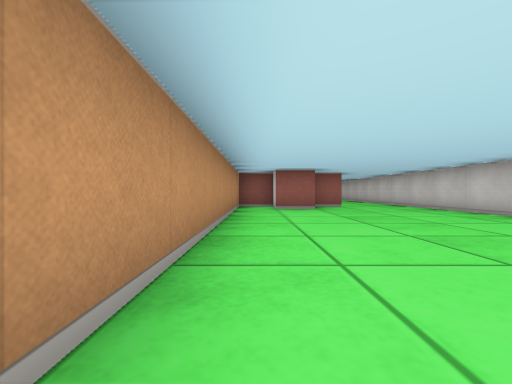
view 1 (above)

21 first-person views from a walk through a cub3D level. The camera is about half as high as the walls, looks level and sees 90° across. The floor is counted in squares. Each view is taken from the middle of a square. On the plan, view 1 faces up. The plan holds only what a view shows up to about 9 squares ahead; the rest is blank.

view 2
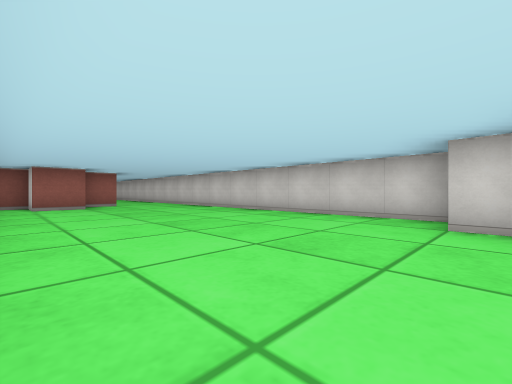

view 3
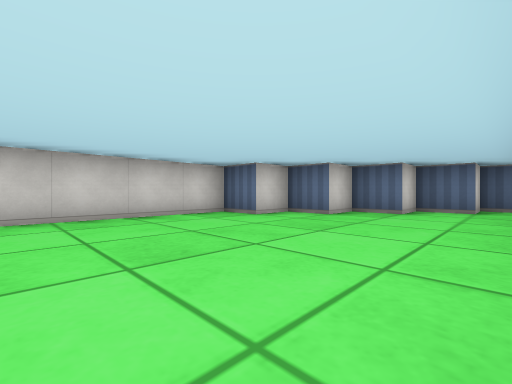

view 4
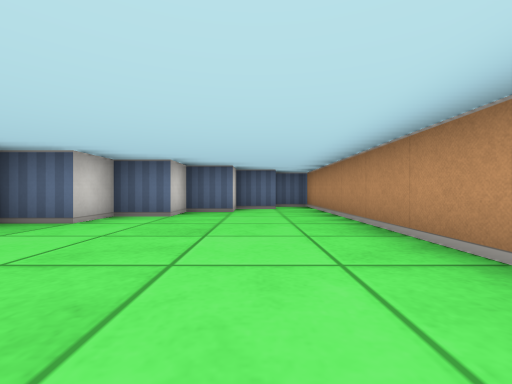

view 5
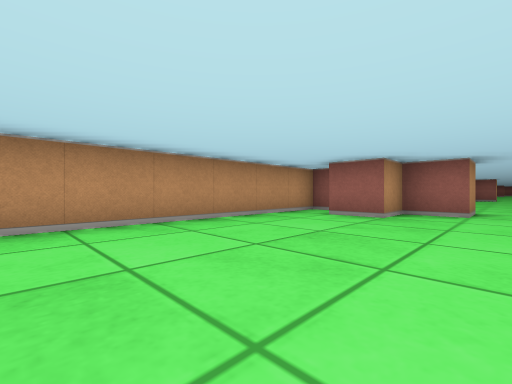

view 6
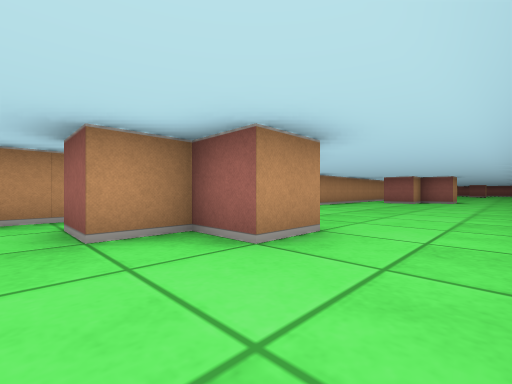

view 7
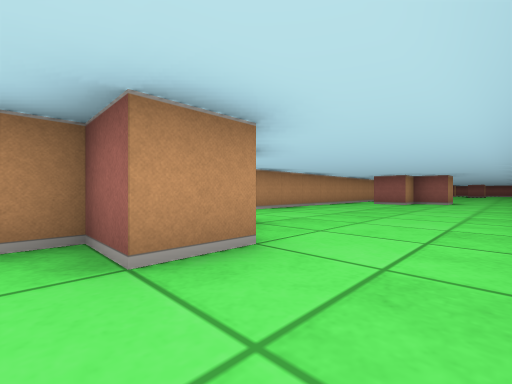

view 8
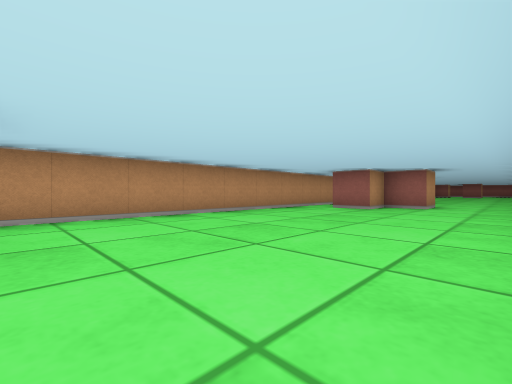

view 9
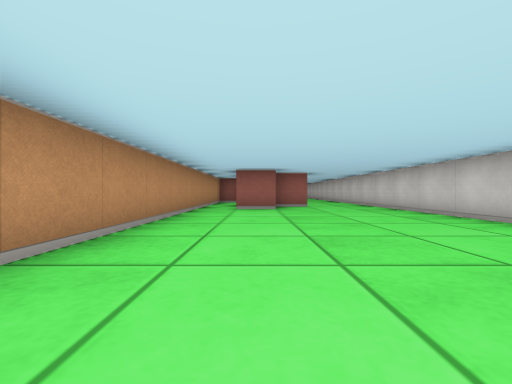

view 10
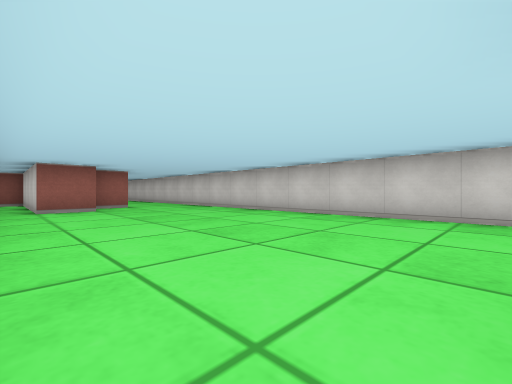

view 11
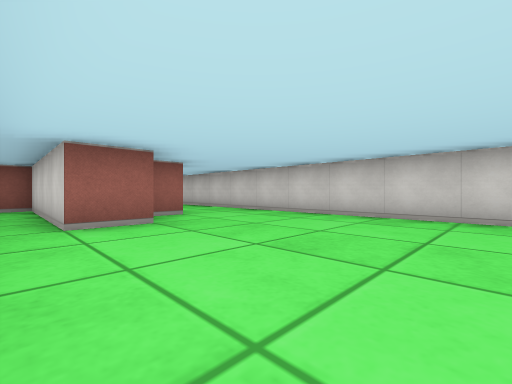

view 12
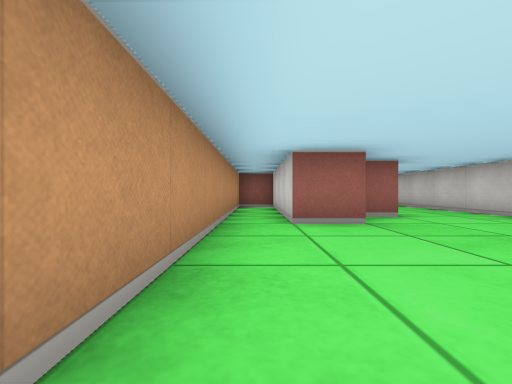

view 13
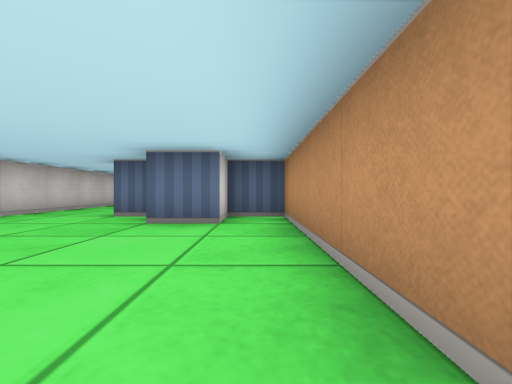

view 14
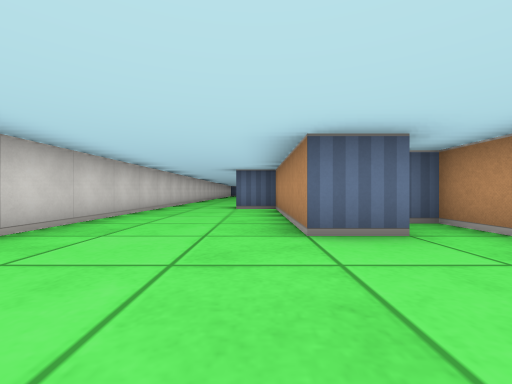

view 15
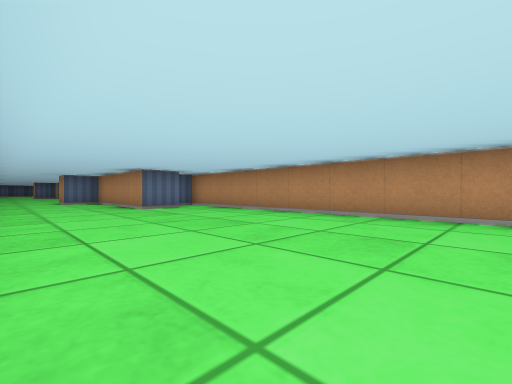

view 16
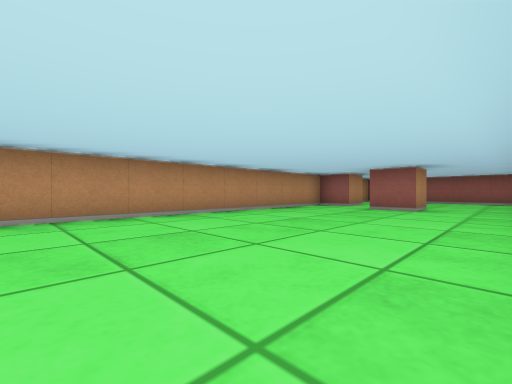

view 17
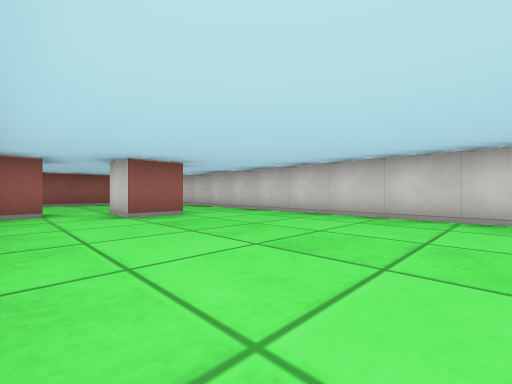

view 18
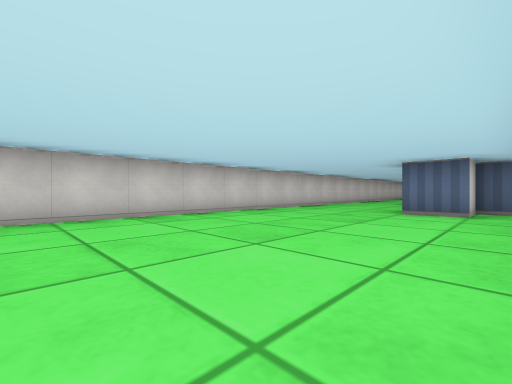

view 19
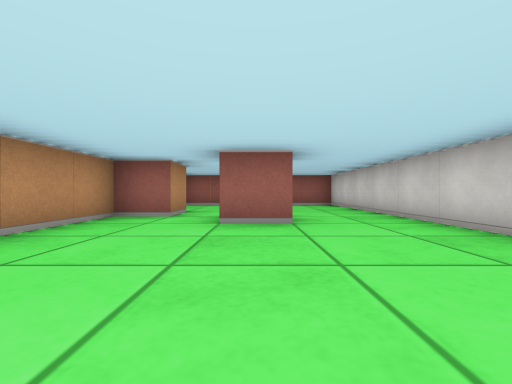

view 20
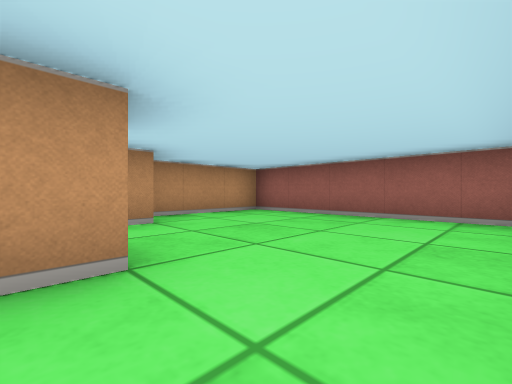

view 21
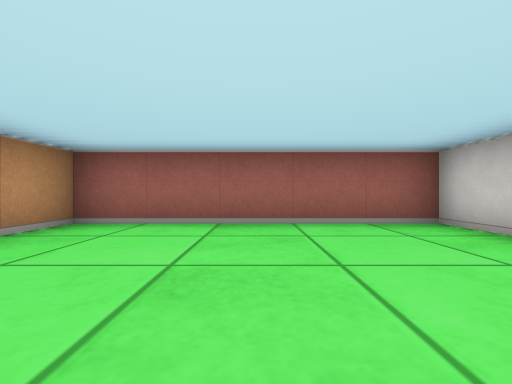

### Floor plan
Points are (right, up) in squares from view 1. A wall is a line through its corners. A room is listed if a view was taken in it or the views show most of it. See-through windows are left out.
Room 1 (views 1, 2, 3, 4, 5, 6)
walls: (2.5, 7.5) (1.5, 7.5) (1.5, 6.5) (0.5, 6.5) (0.5, 7.5) (-0.5, 7.5) (-0.5, -4.5) (0.5, -4.5) (0.5, -3.5) (1.5, -3.5) (1.5, -2.5) (2.5, -2.5) (2.5, -1.5) (3.5, -1.5) (3.5, -0.5) (4.5, -0.5) (4.5, 6.5)
ways out: opening at (3.5, 7.5) to room 2
Room 2 (views 7, 8, 9, 10, 11, 12, 13)
walls: (1.9, 8.5) (2.5, 8.5) (2.5, 7.5); (2.5, 17.5) (1.5, 17.5) (1.5, 16.5) (0.5, 16.5) (0.5, 20.5) (-0.5, 20.5) (-0.5, 8.5) (0.5, 8.5) (0.5, 9.5) (1.5, 9.5); (4.5, 6.5) (4.5, 16.5)
ways out: opening at (3.5, 7.5) to room 1; opening at (3.5, 17.5) to room 3
Room 3 (views 14, 15, 16, 17, 18, 19, 20, 21)
walls: (2.5, 34.5) (2.5, 33.5) (1.5, 33.5) (1.5, 34.5); (0.5, 35.5) (0.5, 34.5) (-0.5, 34.5) (-0.5, 21.5) (0.5, 21.5) (0.5, 22.5) (1.5, 22.5) (1.5, 18.5) (2.5, 18.5) (2.5, 17.5); (4.5, 16.5) (4.5, 38.5) (-0.5, 38.5) (-0.5, 35.9)
ways out: opening at (3.5, 17.5) to room 2

Positions as (right, up) in squares from view 1, and headings:
1: (0, 0), facing up
2: (0, -1), facing up-right
3: (0, 3), facing down-right
4: (1, 3), facing down
5: (3, 2), facing up-left
6: (4, 6), facing up-left
7: (4, 7), facing up-left
8: (4, 10), facing up-left
9: (1, 10), facing up
10: (0, 10), facing up-right
11: (0, 13), facing up-right
12: (0, 13), facing up
13: (0, 13), facing down
14: (2, 25), facing down
15: (4, 29), facing down-left
16: (4, 27), facing up-left
17: (0, 29), facing up-right
18: (0, 28), facing down-right
19: (2, 30), facing up
20: (4, 34), facing up-left
21: (2, 35), facing up
